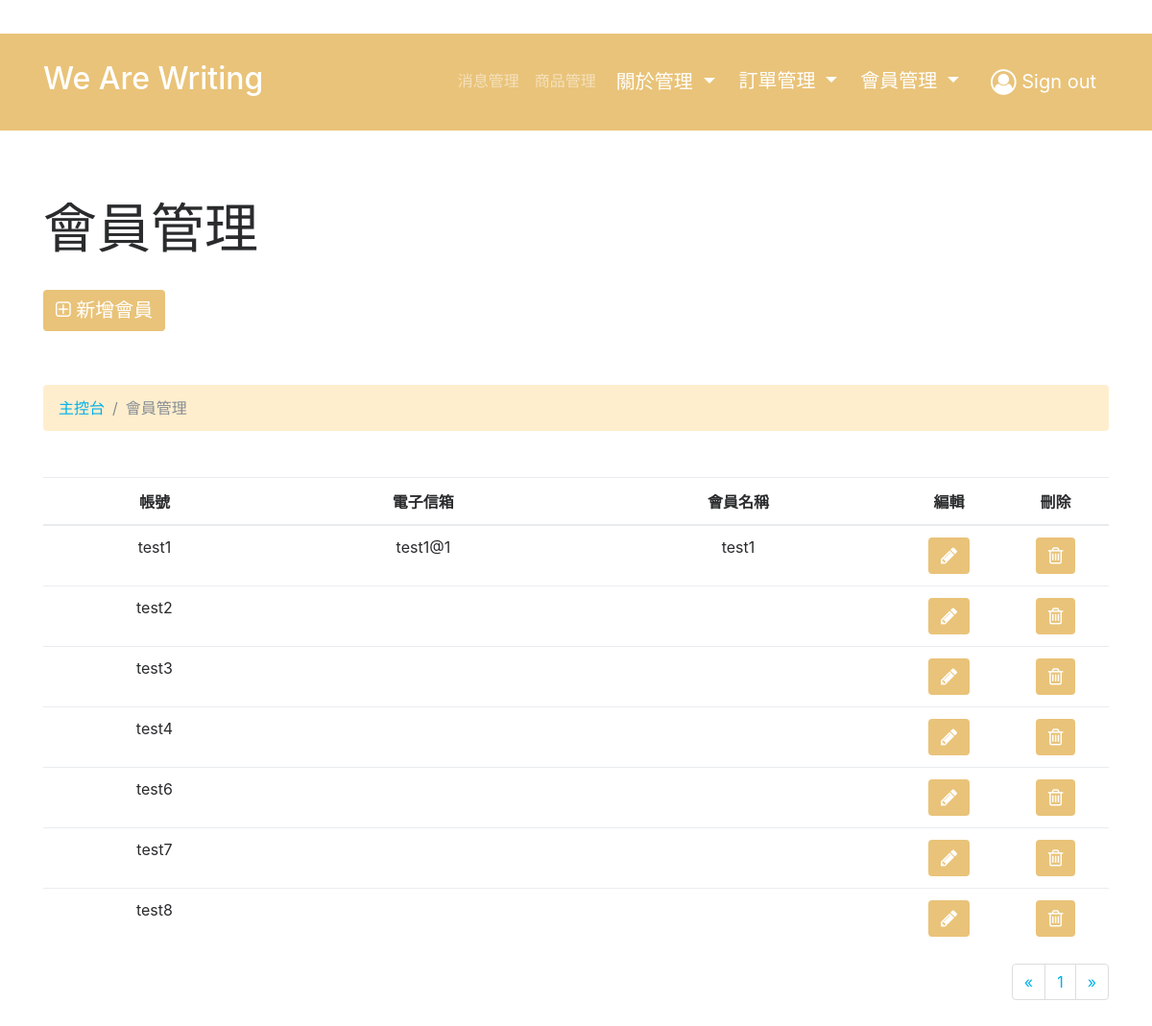
/admin/member/list.php (signed in), run on the app's committed database.
### tables this page shows
CREATE TABLE `member` (
  `memberID` int(11) NOT NULL,
  `account` varchar(255) NOT NULL,
  `password` varchar(255) NOT NULL,
  `name` varchar(255) DEFAULT NULL,
  `picture` varchar(255) DEFAULT NULL,
  `phone` varchar(255) DEFAULT NULL,
  `brithday` varchar(255) DEFAULT NULL,
  `email` varchar(255) NOT NULL,
  `address` varchar(255) DEFAULT NULL,
  `createdDate` varchar(255) DEFAULT NULL,
  `updatedDate` varchar(255) DEFAULT NULL
);

### admin/member/list.php (the view, shortened to what this page needs)
<?php
require_once('../../asset/connection/database.php');
$limit = 25;
if (isset($_GET["page"])) { $page_num  = $_GET["page"]; } else { $page_num=1; };
$start_from = ($page_num-1) * $limit;
$sql = "SELECT * FROM member ORDER BY createdDate DESC LIMIT ".$start_from.",".$limit;
$sth = $db->query($sql);
$member = $sth->fetchALL(PDO::FETCH_ASSOC);
$totalRows = count($member);
 ?>
<html>
<head>
<?php require_once('../template/header.php'); ?>
</head>
<body>
<?php require_once('../template/nav.php'); ?>
    <div class="py-5">
    <div class="container">
      <div class="row">
        <div class="col-md-12">
          <h1 class="display-4 my-4" contenteditable="true">會員管理</h1>
          <a class="btn btn-warning my-2" href="add.php"><i class="fa fa-plus-square-o" aria-hidden="true"></i> 新增會員</a>
        </div>
      </div>
      <div class="row">
        <div class="col-md-12">
          <ul class="breadcrumb my-5" style="margin-bottom:0px;margin-top:0px">
            <li class="breadcrumb-item"><a href="list.php">主控台</a></li>
            <li class="breadcrumb-item active">會員管理</li>
          </ul>
		</div>
	  </div>
	  <div class="row">
        <div class="col-md-12">
          <table class="table text-center">
            <thead>
              <tr>
                <th>帳號</th>
                <th>電子信箱</th>
				        <th>會員名稱</th>
                <th width=10%>編輯</th>
                <th width=10%>刪除</th>
              </tr>
            </thead>
            <tbody>
            <?php foreach ($member as $row ) { ?>
              <tr>
                <td style="text-align:center;"><?php echo $row['account']; ?></td>
                <td style="text-align:center;"><?php echo $row['email']; ?></td>
        				<td><?php echo $row['name']; ?></td>
                <td><a href="edit.php?memberID=<?php echo $row['memberID']; ?>&page=<?php echo $page_num; ?>" class="btn btn-warning" role="button"><i class="fa fa-pencil" aria-hidden="true"></i></a></td>
                <td><a href="delet.php?memberID=<?php echo $row['memberID']; ?>&page=<?php echo $page_num; ?>" class="btn btn-warning" role="button" onclick="if(!confirm('是否刪除此會員資料？')){return false;};"><i class="fa fa-trash-o" aria-hidden="true"></i></a></td>
              </tr>
            <?php } ?>
            </tbody>
          </table>
        </div>
      </div>
      <div class="row">
        <div class="col-md-12">
          <?php
            if($totalRows > 0){
          ?>
          <ul class="pagination float-right">
            <?php include_once("../template/page_num.php"); ?>
          </ul>
        <?php } ?>
        </div>
      </div>
  </div>
</body>
</html>

### admin/css/style.css (style rules this page uses)
.btn-warning { background: rgb(233, 195, 121); font-size: 20px; color: #FFF; }
.breadcrumb { background: rgb(255, 238, 205); }

### data on the page
member: account "test1", email "test1@1", name "test1"
member: account "test2"
member: account "test3"
member: account "test4"
member: account "test6"
member: account "test7"
member: account "test8"
